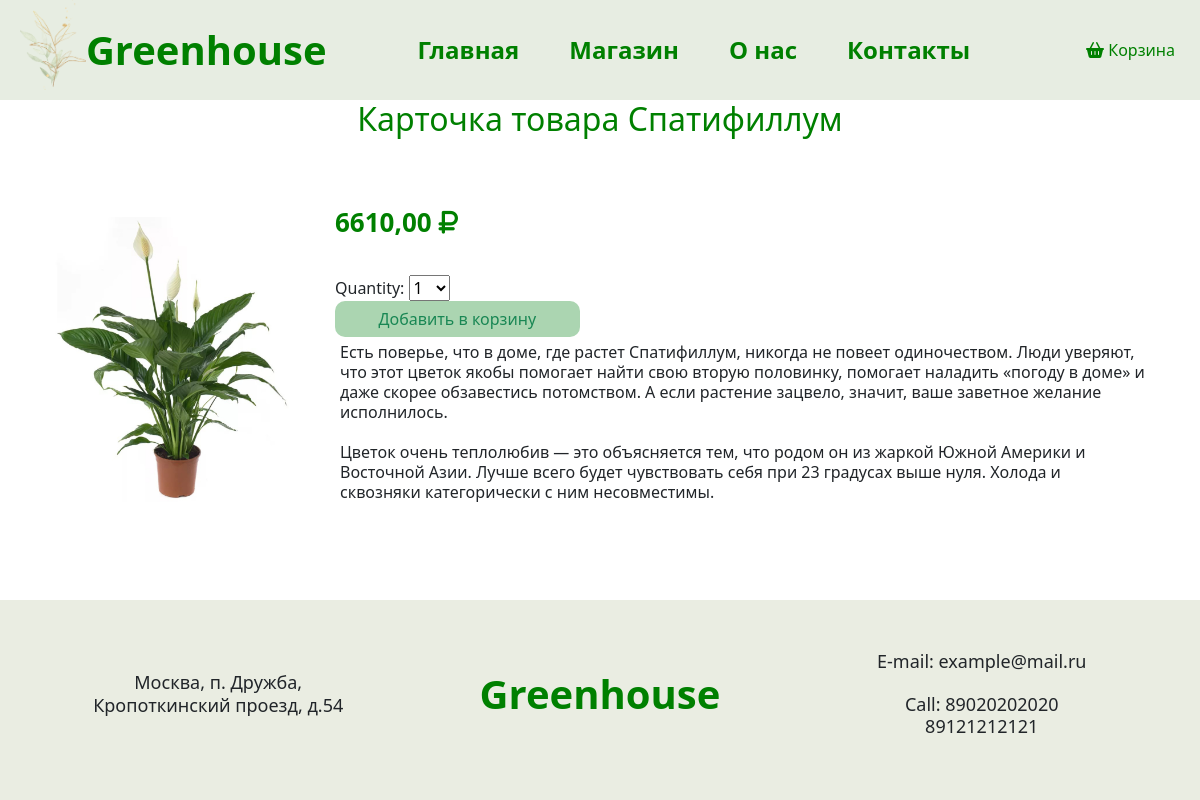
Screenshot of /products/2/ with the database file from the repository.
### products/models.py (models this page shows, shortened)
class Product(models.Model):
    image = models.ImageField(upload_to='media/img', null=True, blank=True)
    title = models.CharField('Наименование', max_length=50)
    full_text = models.TextField('Описание', max_length=50)
    price = models.DecimalField('Стоимость', decimal_places=2, max_digits=10, default=0)
    class Meta:
        verbose_name = 'Товар'
        verbose_name_plural = 'Товары'

### products/views.py (the view)
# urls.py: path('<int:pk>/', views.product_detail, name='product_detail')
def product_detail(request, pk):
    product = get_object_or_404(Product, pk=pk)
    cart_product_form = CartAddProductForm()
    return render(request, 'products/details.html', {'product': product, 'cart_product_form': cart_product_form})

### cart/forms.py
class CartAddProductForm(forms.Form):
    quantity = forms.TypedChoiceField(choices=PRODUCT_QUANTITY_CHOICES, coerce=int)
    override = forms.BooleanField(required=False, initial=False, widget=forms.HiddenInput)

### products/templates/products/details.html (shortened to what this page needs)
{% extends 'main/layout.html' %}
{% block content %}
    <h2>Карточка товара {{ product.title }}</h2>
    <div class="prod-detail">
        <img src="{{ product.image.url }}">
        <div class="cart-detail">
            <p class="price">{{ product.price }} <i class="fa-solid fa-ruble-sign" style="color: green;"></i></p>
            <form action="{% url 'cart:cart_add' product.id %}" method="post" class="form_quentity">
                {{ cart_product_form }}
                <input type="submit" class="btn btn-outline-success" value="Добавить в корзину">
            </form>
            <p class="prod_medium">{{ product.full_text|linebreaksbr }}</p>
        </div>
    </div>
{% endblock %}

### main/static/main/css/main.css (style rules this page uses)
* { box-sizing: border-box; }
html, body { height: auto; margin: 0px; padding: 0px; }
p { text-align: center; padding-top: 30px; padding-bottom: 20px; font-size: 40px; line-height: 1.25; }
.prod_medium { font-size: 16px; text-align: left; padding: 5px; }
.prod-detail { padding: 15px; display: flex; justify-content: space-between; padding: 30px; }
.prod-detail img { max-width: 25%; max-height: 350px; margin: auto; }
.cart-detail { width: 75%; padding: 20px; margin: auto; }
.price { font-size: 26px; text-align: left; padding-top: 10px; font-weight: 500; font-weight: 700; color: green; }
h2 { text-align: center; color: green; }

### main/static/main/css/cart.css (style rules this page uses)
input[type="submit"] { border-radius: 10px; background-color: #abd5b1; border: 1px; width: 30%; }

### rows the page displays
Product: title "Спатифиллум", image (picture), price "6610,00", full_text "Есть поверье, что в доме, где растет Спатифиллум, никогда не повеет одиночеством. Люди уверяют, что этот цветок якобы помогает найти свою вторую половинку, помогает наладить «погоду в доме» и даже скорее обзавестись потомством. А если растение зацвело, значит, ваше заветное желание исполнилось. Цветок очень теплолюбив — это объясняется тем, что родом он из жаркой Южной Америки и Восточной Азии. Лучше всего будет чувствовать себя при 23 градусах выше нуля. Холода и сквозняки категорически с ним несовместимы."
